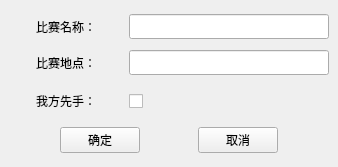
<?xml version="1.0" encoding="UTF-8"?>
<ui version="4.0">
 <class>Setting</class>
 <widget class="QMainWindow" name="Setting">
  <property name="geometry">
   <rect>
    <x>0</x>
    <y>0</y>
    <width>338</width>
    <height>167</height>
   </rect>
  </property>
  <property name="windowTitle">
   <string>MainWindow</string>
  </property>
  <widget class="QWidget" name="centralwidget">
   <layout class="QGridLayout" name="gridLayout">
    <item row="0" column="0">
     <layout class="QHBoxLayout" name="horizontalLayout_2">
      <item>
       <spacer name="horizontalSpacer_3">
        <property name="orientation">
         <enum>Qt::Horizontal</enum>
        </property>
        <property name="sizeHint" stdset="0">
         <size>
          <width>40</width>
          <height>20</height>
         </size>
        </property>
       </spacer>
      </item>
      <item>
       <widget class="QLabel" name="label_2">
        <property name="text">
         <string>比赛名称：</string>
        </property>
       </widget>
      </item>
      <item>
       <spacer name="horizontalSpacer_4">
        <property name="orientation">
         <enum>Qt::Horizontal</enum>
        </property>
        <property name="sizeHint" stdset="0">
         <size>
          <width>40</width>
          <height>20</height>
         </size>
        </property>
       </spacer>
      </item>
      <item>
       <widget class="QLineEdit" name="lineEdit_name">
        <property name="minimumSize">
         <size>
          <width>200</width>
          <height>25</height>
         </size>
        </property>
       </widget>
      </item>
     </layout>
    </item>
    <item row="2" column="0">
     <layout class="QHBoxLayout" name="horizontalLayout_3">
      <item>
       <spacer name="horizontalSpacer_5">
        <property name="orientation">
         <enum>Qt::Horizontal</enum>
        </property>
        <property name="sizeHint" stdset="0">
         <size>
          <width>40</width>
          <height>20</height>
         </size>
        </property>
       </spacer>
      </item>
      <item>
       <widget class="QLabel" name="label_3">
        <property name="text">
         <string>我方先手：</string>
        </property>
       </widget>
      </item>
      <item>
       <spacer name="horizontalSpacer_10">
        <property name="orientation">
         <enum>Qt::Horizontal</enum>
        </property>
        <property name="sizeHint" stdset="0">
         <size>
          <width>40</width>
          <height>20</height>
         </size>
        </property>
       </spacer>
      </item>
      <item>
       <widget class="QCheckBox" name="checkBox_sente">
        <property name="minimumSize">
         <size>
          <width>200</width>
          <height>30</height>
         </size>
        </property>
        <property name="maximumSize">
         <size>
          <width>16777215</width>
          <height>30</height>
         </size>
        </property>
        <property name="text">
         <string/>
        </property>
       </widget>
      </item>
     </layout>
    </item>
    <item row="1" column="0">
     <layout class="QHBoxLayout" name="horizontalLayout">
      <item>
       <spacer name="horizontalSpacer">
        <property name="orientation">
         <enum>Qt::Horizontal</enum>
        </property>
        <property name="sizeHint" stdset="0">
         <size>
          <width>40</width>
          <height>20</height>
         </size>
        </property>
       </spacer>
      </item>
      <item>
       <widget class="QLabel" name="label">
        <property name="text">
         <string>比赛地点：</string>
        </property>
       </widget>
      </item>
      <item>
       <spacer name="horizontalSpacer_2">
        <property name="orientation">
         <enum>Qt::Horizontal</enum>
        </property>
        <property name="sizeHint" stdset="0">
         <size>
          <width>40</width>
          <height>20</height>
         </size>
        </property>
       </spacer>
      </item>
      <item>
       <widget class="QLineEdit" name="lineEdit_addr">
        <property name="minimumSize">
         <size>
          <width>200</width>
          <height>25</height>
         </size>
        </property>
       </widget>
      </item>
     </layout>
    </item>
    <item row="3" column="0">
     <layout class="QHBoxLayout" name="horizontalLayout_4">
      <item>
       <spacer name="horizontalSpacer_7">
        <property name="orientation">
         <enum>Qt::Horizontal</enum>
        </property>
        <property name="sizeHint" stdset="0">
         <size>
          <width>40</width>
          <height>20</height>
         </size>
        </property>
       </spacer>
      </item>
      <item>
       <widget class="QPushButton" name="pushButton_ok">
        <property name="text">
         <string>确定</string>
        </property>
       </widget>
      </item>
      <item>
       <spacer name="horizontalSpacer_9">
        <property name="orientation">
         <enum>Qt::Horizontal</enum>
        </property>
        <property name="sizeHint" stdset="0">
         <size>
          <width>40</width>
          <height>20</height>
         </size>
        </property>
       </spacer>
      </item>
      <item>
       <widget class="QPushButton" name="pushButton_cancel">
        <property name="text">
         <string>取消</string>
        </property>
       </widget>
      </item>
      <item>
       <spacer name="horizontalSpacer_8">
        <property name="orientation">
         <enum>Qt::Horizontal</enum>
        </property>
        <property name="sizeHint" stdset="0">
         <size>
          <width>40</width>
          <height>20</height>
         </size>
        </property>
       </spacer>
      </item>
     </layout>
    </item>
   </layout>
  </widget>
 </widget>
 <resources/>
 <connections/>
</ui>
